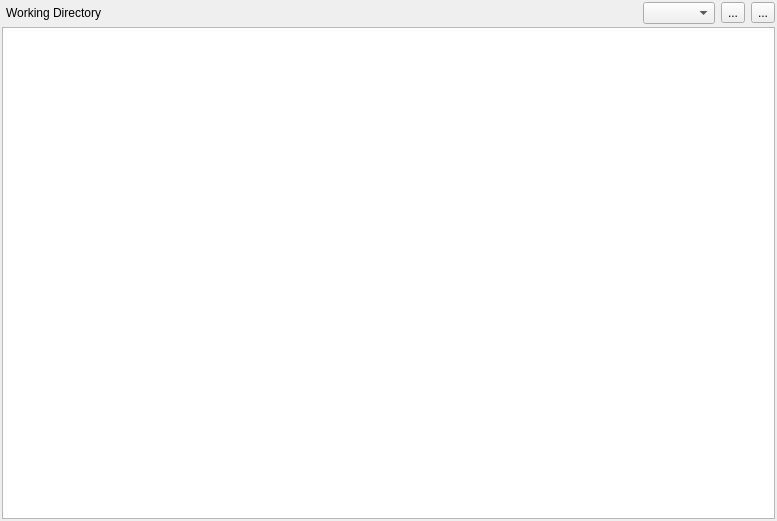
<?xml version="1.0" encoding="UTF-8"?>
<ui version="4.0">
 <class>FileSystemBrowser</class>
 <widget class="QWidget" name="FileSystemBrowser">
  <property name="geometry">
   <rect>
    <x>0</x>
    <y>0</y>
    <width>777</width>
    <height>521</height>
   </rect>
  </property>
  <property name="sizePolicy">
   <sizepolicy hsizetype="Expanding" vsizetype="Expanding">
    <horstretch>0</horstretch>
    <verstretch>0</verstretch>
   </sizepolicy>
  </property>
  <property name="windowTitle">
   <string>FileSystemBrowser</string>
  </property>
  <layout class="QHBoxLayout" name="horizontalLayout">
   <property name="spacing">
    <number>2</number>
   </property>
   <property name="leftMargin">
    <number>2</number>
   </property>
   <property name="topMargin">
    <number>2</number>
   </property>
   <property name="rightMargin">
    <number>2</number>
   </property>
   <property name="bottomMargin">
    <number>2</number>
   </property>
   <item>
    <layout class="QGridLayout" name="gridLayout">
     <property name="horizontalSpacing">
      <number>1</number>
     </property>
     <property name="verticalSpacing">
      <number>3</number>
     </property>
     <item row="0" column="0">
      <layout class="QHBoxLayout" name="cbLayout">
       <property name="leftMargin">
        <number>4</number>
       </property>
       <item>
        <widget class="QLabel" name="workingDirLabel">
         <property name="sizePolicy">
          <sizepolicy hsizetype="Maximum" vsizetype="Preferred">
           <horstretch>0</horstretch>
           <verstretch>0</verstretch>
          </sizepolicy>
         </property>
         <property name="text">
          <string>Working Directory</string>
         </property>
        </widget>
       </item>
       <item>
        <spacer name="horizontalSpacer">
         <property name="orientation">
          <enum>Qt::Horizontal</enum>
         </property>
         <property name="sizeHint" stdset="0">
          <size>
           <width>40</width>
           <height>20</height>
          </size>
         </property>
        </spacer>
       </item>
       <item>
        <widget class="QComboBox" name="workingDirCB"/>
       </item>
       <item>
        <widget class="QToolButton" name="setDirButton">
         <property name="text">
          <string>...</string>
         </property>
        </widget>
       </item>
       <item>
        <widget class="QToolButton" name="closeDirButton">
         <property name="text">
          <string>...</string>
         </property>
        </widget>
       </item>
      </layout>
     </item>
     <item row="1" column="0">
      <widget class="DirTree" name="fsView">
       <property name="sizePolicy">
        <sizepolicy hsizetype="Expanding" vsizetype="Expanding">
         <horstretch>0</horstretch>
         <verstretch>0</verstretch>
        </sizepolicy>
       </property>
       <property name="selectionMode">
        <enum>QAbstractItemView::ExtendedSelection</enum>
       </property>
       <property name="sortingEnabled">
        <bool>true</bool>
       </property>
       <attribute name="headerShowSortIndicator" stdset="0">
        <bool>true</bool>
       </attribute>
      </widget>
     </item>
    </layout>
   </item>
  </layout>
 </widget>
 <layoutdefault spacing="6" margin="11"/>
 <customwidgets>
  <customwidget>
   <class>DirTree</class>
   <extends>QTreeView</extends>
   <header>RixsTool.window</header>
  </customwidget>
 </customwidgets>
 <resources/>
 <connections/>
</ui>
